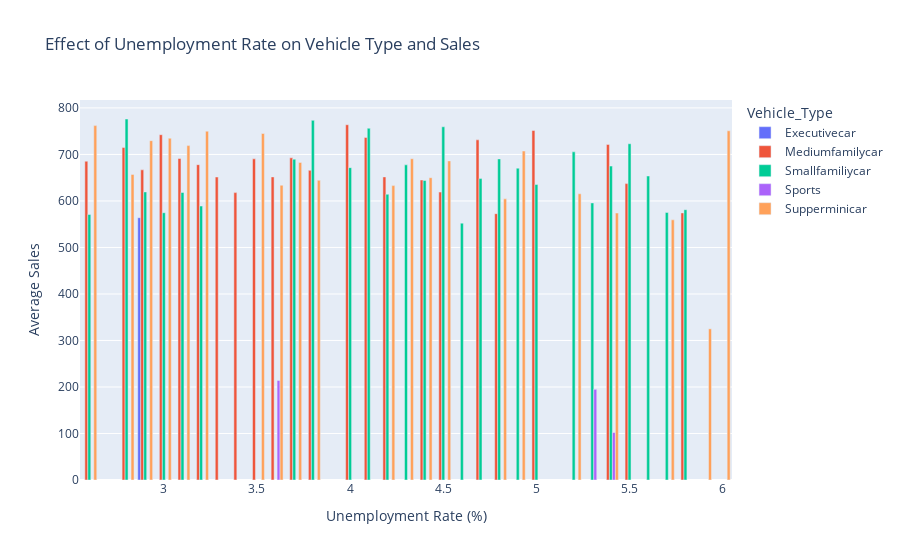

Here is the notebook cell this chart was saved with:
### Code cell
recession_data = df[df['Recession'] == 1]
unemp_data= recession_data.groupby(['Vehicle_Type','unemployment_rate'])['Automobile_Sales'].mean().reset_index()
fig7 =px.bar(unemp_data, x='unemployment_rate', y='Automobile_Sales', color='Vehicle_Type', 
             title="Effect of Unemployment Rate on Vehicle Type and Sales",
             labels={'unemployment_rate': 'Unemployment Rate (%)', 'Automobile_Sales': 'Average Sales'},
             barmode='group')
fig7.show()
#recession_data

### Figure 1 — Plotly figure (JSON) as saved in the notebook; plotly's stock layout.template omitted (floating-point values rounded to 4 significant figures)
{"data": [{"alignmentgroup": "True", "hovertemplate": "Vehicle_Type=Executivecar<br>Unemployment Rate (%)=%{x}<br>Average Sales=%{y}<extra></extra>", "legendgroup": "Executivecar", "marker": {"color": "#636efa", "pattern": {"shape": ""}}, "name": "Executivecar", "offsetgroup": "Executivecar", "orientation": "v", "showlegend": true, "textposition": "auto", "type": "bar", "x": [2.9], "xaxis": "x", "y": [564], "yaxis": "y"}, {"alignmentgroup": "True", "hovertemplate": "Vehicle_Type=Mediumfamilycar<br>Unemployment Rate (%)=%{x}<br>Average Sales=%{y}<extra></extra>", "legendgroup": "Mediumfamilycar", "marker": {"color": "#EF553B", "pattern": {"shape": ""}}, "name": "Mediumfamilycar", "offsetgroup": "Mediumfamilycar", "orientation": "v", "showlegend": true, "textposition": "auto", "type": "bar", "x": [2.6, 2.8, 2.9, 3, 3.1, 3.2, 3.3, 3.4, 3.5, 3.6, 3.7, 3.8, 4, 4.1, 4.2, 4.4, 4.5, 4.7, 4.8, 5, 5.4, 5.5, 5.8], "xaxis": "x", "y": [685.5, 714.8, 666.9, 742.5, 691.3, 678.0, 651.5, 617.9, 690.5, 651.7, 692.8, 665.8, 763.9, 736.5, 651.7, 645.0, 619.1, 731.4, 572.7, 751.4, 721.5, 637.3, 574.3], "yaxis": "y"}, {"alignmentgroup": "True", "hovertemplate": "Vehicle_Type=Smallfamiliycar<br>Unemployment Rate (%)=%{x}<br>Average Sales=%{y}<extra></extra>", "legendgroup": "Smallfamiliycar", "marker": {"color": "#00cc96", "pattern": {"shape": ""}}, "name": "Smallfamiliycar", "offsetgroup": "Smallfamiliycar", "orientation": "v", "showlegend": true, "textposition": "auto", "type": "bar", "x": [2.6, 2.8, 2.9, 3, 3.1, 3.2, 3.7, 3.8, 4, 4.1, 4.2, 4.3, 4.4, 4.5, 4.6, 4.7, 4.8, 4.9, 5, 5.2, 5.3, 5.4, 5.5, 5.6, 5.7, 5.8], "xaxis": "x", "y": [570.9, 776.2, 619.4, 574.7, 618.2, 589, 689.8, 773.3, 671.6, 756.3, 614.4, 677.6, 643.9, 759.5, 552.3, 648.1, 690.4, 670.5, 635.3, 705.6, 595.8, 675.0, 723, 653.7, 575.2, 581.2], "yaxis": "y"}, {"alignmentgroup": "True", "hovertemplate": "Vehicle_Type=Sports<br>Unemployment Rate (%)=%{x}<br>Average Sales=%{y}<extra></extra>", "legendgroup": "Sports", "marker": {"color": "#ab63fa", "pattern": {"shape": ""}}, "name": "Sports", "offsetgroup": "Sports", "orientation": "v", "showlegend": true, "textposition": "auto", "type": "bar", "x": [3.6, 5.3, 5.4], "xaxis": "x", "y": [214, 195, 102], "yaxis": "y"}, {"alignmentgroup": "True", "hovertemplate": "Vehicle_Type=Supperminicar<br>Unemployment Rate (%)=%{x}<br>Average Sales=%{y}<extra></extra>", "legendgroup": "Supperminicar", "marker": {"color": "#FFA15A", "pattern": {"shape": ""}}, "name": "Supperminicar", "offsetgroup": "Supperminicar", "orientation": "v", "showlegend": true, "textposition": "auto", "type": "bar", "x": [2.6, 2.8, 2.9, 3, 3.1, 3.2, 3.5, 3.6, 3.7, 3.8, 4.2, 4.3, 4.4, 4.5, 4.8, 4.9, 5.2, 5.4, 5.7, 5.9, 6], "xaxis": "x", "y": [762, 657.1, 729.6, 734.9, 719.0, 750, 745, 633.8, 682.9, 644.5, 633.0, 690.7, 650, 686.1, 604.5, 707.4, 615.4, 574.0, 559.4, 325, 750.8], "yaxis": "y"}], "layout": {"barmode": "group", "legend": {"title": {"text": "Vehicle_Type"}, "tracegroupgap": 0}, "title": {"text": "Effect of Unemployment Rate on Vehicle Type and Sales"}, "xaxis": {"anchor": "y", "domain": [0, 1], "title": {"text": "Unemployment Rate (%)"}}, "yaxis": {"anchor": "x", "domain": [0, 1], "title": {"text": "Average Sales"}}}}
